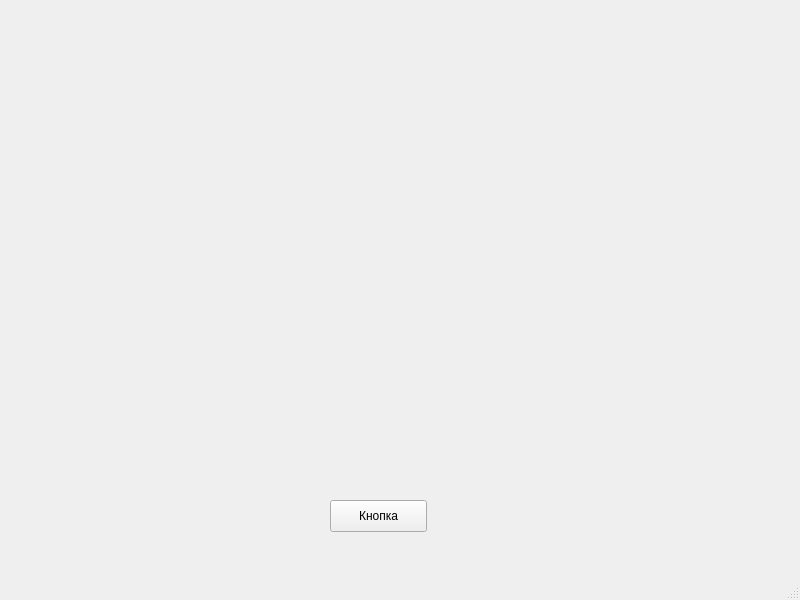
<?xml version="1.0" encoding="UTF-8"?>
<ui version="4.0">
 <class>MainWindow</class>
 <widget class="QMainWindow" name="MainWindow">
  <property name="geometry">
   <rect>
    <x>0</x>
    <y>0</y>
    <width>800</width>
    <height>600</height>
   </rect>
  </property>
  <property name="windowTitle">
   <string>MainWindow</string>
  </property>
  <widget class="QWidget" name="centralwidget">
   <widget class="QPushButton" name="pushButton">
    <property name="geometry">
     <rect>
      <x>330</x>
      <y>500</y>
      <width>97</width>
      <height>32</height>
     </rect>
    </property>
    <property name="text">
     <string>Кнопка</string>
    </property>
   </widget>
  </widget>
  <widget class="QMenuBar" name="menubar">
   <property name="geometry">
    <rect>
     <x>0</x>
     <y>0</y>
     <width>800</width>
     <height>29</height>
    </rect>
   </property>
  </widget>
  <widget class="QStatusBar" name="statusbar"/>
 </widget>
 <resources/>
 <connections/>
</ui>
